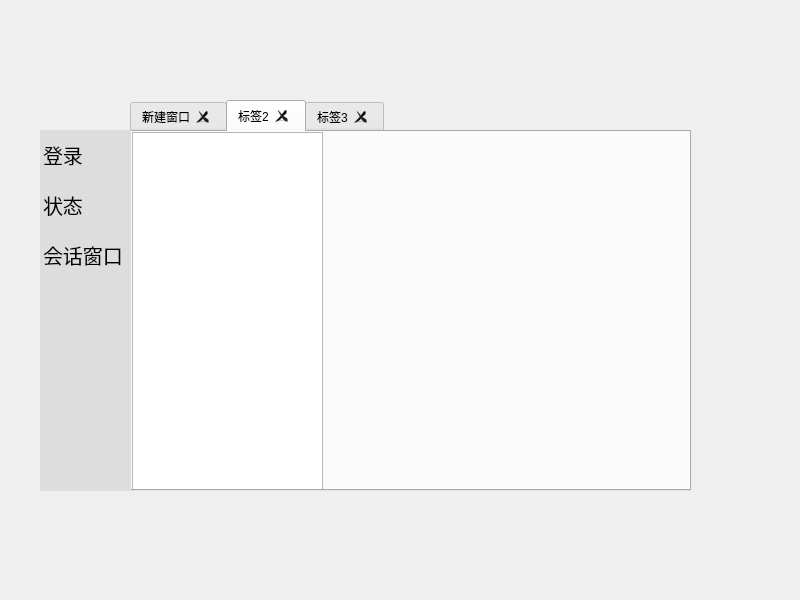
<?xml version="1.0" encoding="UTF-8"?>
<ui version="4.0">
 <class>Widget</class>
 <widget class="QWidget" name="Widget">
  <property name="geometry">
   <rect>
    <x>0</x>
    <y>0</y>
    <width>800</width>
    <height>600</height>
   </rect>
  </property>
  <property name="windowTitle">
   <string>Widget</string>
  </property>
  <widget class="QTabWidget" name="tabWidget">
   <property name="geometry">
    <rect>
     <x>130</x>
     <y>100</y>
     <width>561</width>
     <height>391</height>
    </rect>
   </property>
   <property name="styleSheet">
    <string notr="true"/>
   </property>
   <property name="currentIndex">
    <number>1</number>
   </property>
   <property name="tabsClosable">
    <bool>true</bool>
   </property>
   <widget class="QWidget" name="tab">
    <attribute name="title">
     <string>新建窗口</string>
    </attribute>
    <widget class="QScrollArea" name="scrollArea">
     <property name="geometry">
      <rect>
       <x>0</x>
       <y>0</y>
       <width>561</width>
       <height>361</height>
      </rect>
     </property>
     <property name="styleSheet">
      <string notr="true">QScrollBar:vertical{ width:20
px; background:white;
border:none}</string>
     </property>
     <property name="widgetResizable">
      <bool>true</bool>
     </property>
     <widget class="QWidget" name="scrollAreaWidgetContents">
      <property name="geometry">
       <rect>
        <x>0</x>
        <y>0</y>
        <width>539</width>
        <height>800</height>
       </rect>
      </property>
      <property name="minimumSize">
       <size>
        <width>0</width>
        <height>800</height>
       </size>
      </property>
     </widget>
    </widget>
   </widget>
   <widget class="QWidget" name="tab_2">
    <attribute name="title">
     <string>标签2</string>
    </attribute>
    <widget class="QListWidget" name="listWidget_3">
     <property name="geometry">
      <rect>
       <x>0</x>
       <y>0</y>
       <width>191</width>
       <height>361</height>
      </rect>
     </property>
     <property name="styleSheet">
      <string notr="true">QListView::item{height:50px}</string>
     </property>
    </widget>
   </widget>
   <widget class="QWidget" name="tab_3">
    <attribute name="title">
     <string>标签3</string>
    </attribute>
    <widget class="QListWidget" name="listWidget_2">
     <property name="geometry">
      <rect>
       <x>0</x>
       <y>0</y>
       <width>101</width>
       <height>361</height>
      </rect>
     </property>
     <property name="font">
      <font>
       <pointsize>15</pointsize>
      </font>
     </property>
     <property name="styleSheet">
      <string notr="true">QListView::item{height:30px}</string>
     </property>
    </widget>
   </widget>
  </widget>
  <widget class="QListWidget" name="listWidget">
   <property name="geometry">
    <rect>
     <x>40</x>
     <y>130</y>
     <width>91</width>
     <height>361</height>
    </rect>
   </property>
   <property name="focusPolicy">
    <enum>Qt::NoFocus</enum>
   </property>
   <property name="styleSheet">
    <string notr="true">QListView{background-color:#dddddd;border:none}

QListView::item{height:50px}

QListView::item:selected{background-color:white;  color:black}</string>
   </property>
   <item>
    <property name="text">
     <string>登录</string>
    </property>
    <property name="font">
     <font>
      <pointsize>15</pointsize>
     </font>
    </property>
   </item>
   <item>
    <property name="text">
     <string>状态</string>
    </property>
    <property name="font">
     <font>
      <pointsize>15</pointsize>
     </font>
    </property>
   </item>
   <item>
    <property name="text">
     <string>会话窗口</string>
    </property>
    <property name="font">
     <font>
      <pointsize>15</pointsize>
     </font>
    </property>
   </item>
  </widget>
 </widget>
 <resources/>
 <connections/>
</ui>
